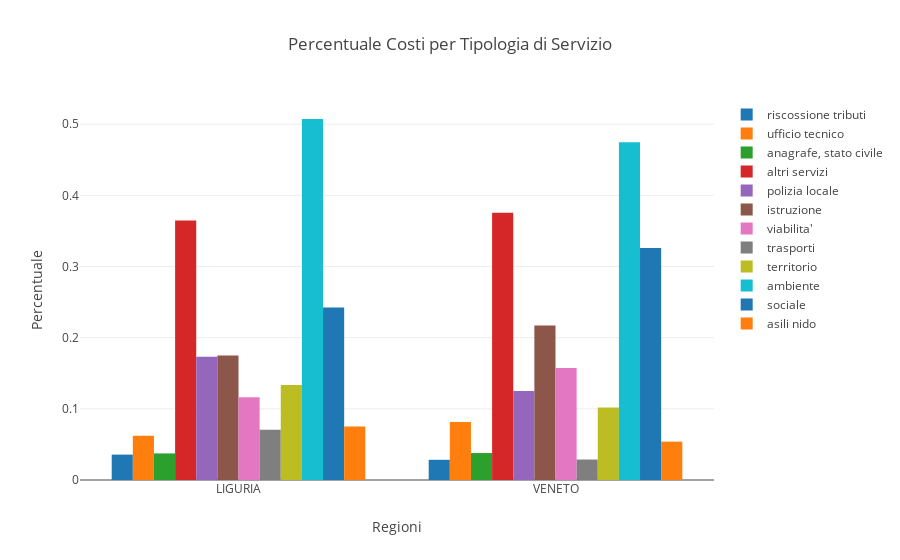

Write notebook code for a chart like this one.
### Code cell
data = []
for c in df_regione_spesa_perc_an.columns.values[1:]:
    bar = go.Bar(
        x = regioni_confronto,
        y = df_regione_spesa_perc_an[c],
        name = c
    )
    data.append(bar)

layout = go.Layout(
    title='Percentuale Costi per Tipologia di Servizio',
    xaxis=dict(
        title='Regioni',
    ),
    yaxis=dict(
        title='Percentuale',
    )
)

fig = go.Figure(layout=layout, data=data)
py.iplot(fig)

fig_path = 'imgs/costo_per_servizio.png'
py_on.image.save_as(fig, filename=fig_path)
x = Image(fig_path)
display(x)

### Figure 1 — Plotly figure (JSON) as saved in the notebook; plotly's stock layout.template omitted (floating-point values rounded to 4 significant figures)
{"data": [{"name": "riscossione tributi", "type": "bar", "x": ["LIGURIA", "VENETO"], "y": [0.03567, 0.02841]}, {"name": "ufficio tecnico", "type": "bar", "x": ["LIGURIA", "VENETO"], "y": [0.06215, 0.08134]}, {"name": "anagrafe, stato civile", "type": "bar", "x": ["LIGURIA", "VENETO"], "y": [0.03736, 0.03788]}, {"name": "altri servizi", "type": "bar", "x": ["LIGURIA", "VENETO"], "y": [0.3646, 0.3754]}, {"name": "polizia locale", "type": "bar", "x": ["LIGURIA", "VENETO"], "y": [0.1733, 0.1249]}, {"name": "istruzione", "type": "bar", "x": ["LIGURIA", "VENETO"], "y": [0.1749, 0.2173]}, {"name": "viabilita'", "type": "bar", "x": ["LIGURIA", "VENETO"], "y": [0.1164, 0.1576]}, {"name": "trasporti", "type": "bar", "x": ["LIGURIA", "VENETO"], "y": [0.07048, 0.02877]}, {"name": "territorio", "type": "bar", "x": ["LIGURIA", "VENETO"], "y": [0.1336, 0.1018]}, {"name": "ambiente", "type": "bar", "x": ["LIGURIA", "VENETO"], "y": [0.5073, 0.4745]}, {"name": "sociale", "type": "bar", "x": ["LIGURIA", "VENETO"], "y": [0.2422, 0.3259]}, {"name": "asili nido", "type": "bar", "x": ["LIGURIA", "VENETO"], "y": [0.07522, 0.0539]}], "layout": {"title": "Percentuale Costi per Tipologia di Servizio", "xaxis": {"title": "Regioni"}, "yaxis": {"title": "Percentuale"}}}
